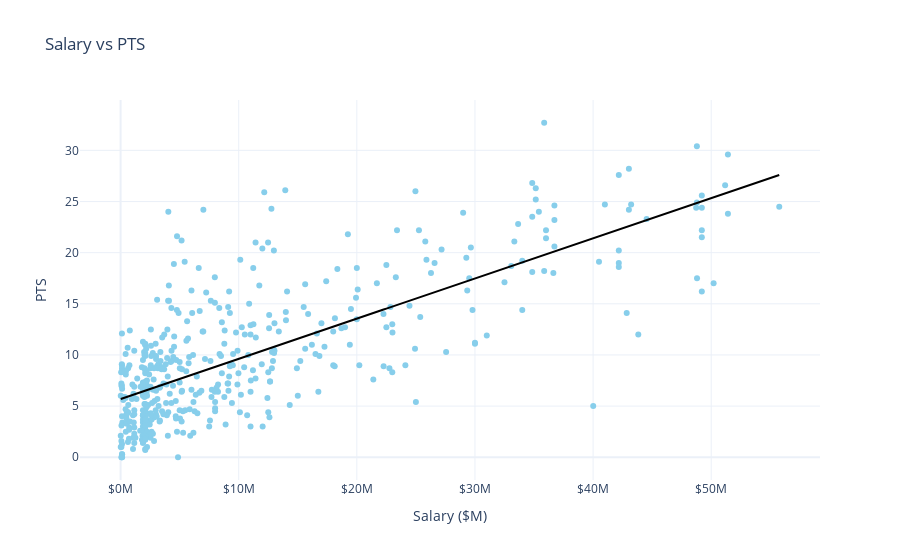
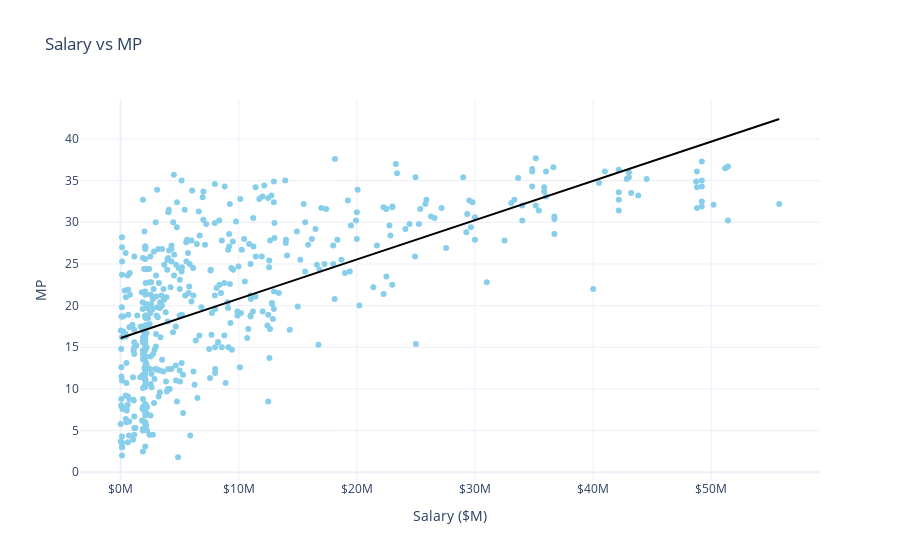
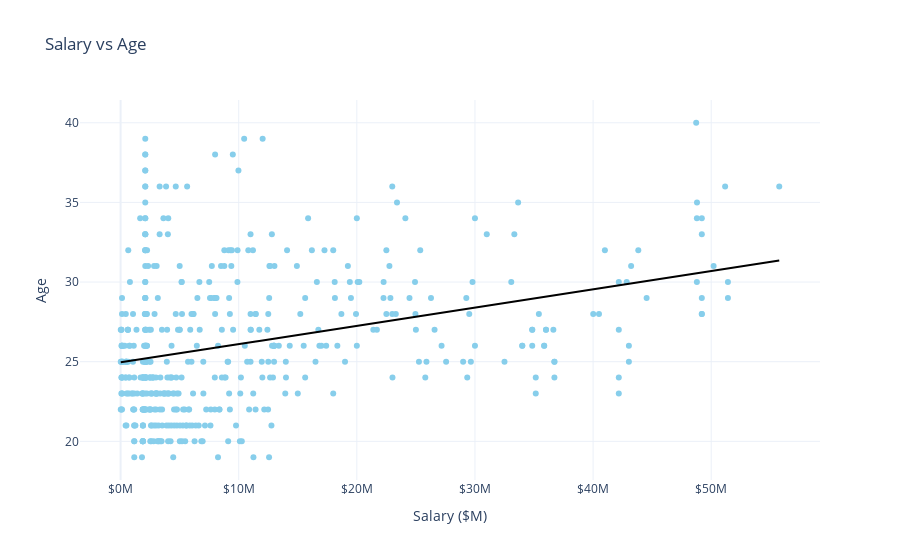

Source (notebook cell) for these figures, in order:
### Code cell
plot_salary_vs_stat('PTS')

plot_salary_vs_stat('MP')

plot_salary_vs_stat('Age')

### Figure 1 — Plotly figure (JSON) as saved in the notebook; plotly's stock layout.template omitted (floating-point values rounded to 4 significant figures; data arrays with more than 128 entries replaced by an {"elided": "..."} marker saying what was removed)
{"data": [{"customdata": {"elided": "487x1 str values"}, "hovertemplate": "Salary ($M)=%{x:.2f}<br>PTS=%{y}<br>Player=%{customdata[0]}<extra></extra>", "legendgroup": "", "marker": {"color": "skyblue", "symbol": "circle"}, "mode": "markers", "name": "", "orientation": "v", "showlegend": false, "type": "scatter", "x": {"elided": "487 float values"}, "xaxis": "x", "y": {"elided": "487 float values"}, "yaxis": "y"}, {"hovertemplate": "<b>OLS trendline</b><br>PTS = 0.392799 * Salary_M + 5.69307<br>R<sup>2</sup>=0.557225<br><br>Salary ($M)=%{x:.2f}<br>PTS=%{y} <b>(trend)</b><extra></extra>", "legendgroup": "", "line": {"color": "black"}, "marker": {"color": "skyblue", "symbol": "circle"}, "mode": "lines", "name": "", "showlegend": false, "type": "scatter", "x": {"elided": "487 float values"}, "xaxis": "x", "y": {"elided": "487 float values"}, "yaxis": "y"}], "layout": {"autosize": true, "legend": {"tracegroupgap": 0}, "title": {"text": "Salary vs PTS"}, "xaxis": {"anchor": "y", "autorange": true, "domain": [0, 1], "range": [-3.571, 59.34], "tickprefix": "$", "ticksuffix": "M", "title": {"text": "Salary ($M)"}, "type": "linear"}, "yaxis": {"anchor": "x", "autorange": true, "domain": [0, 1], "range": [-2.699, 35.4], "title": {"text": "PTS"}, "type": "linear"}}}

### Figure 2 — Plotly figure (JSON) as saved in the notebook; plotly's stock layout.template omitted (floating-point values rounded to 4 significant figures; data arrays with more than 128 entries replaced by an {"elided": "..."} marker saying what was removed)
{"data": [{"customdata": {"elided": "487x1 str values"}, "hovertemplate": "Salary ($M)=%{x:.2f}<br>MP=%{y}<br>Player=%{customdata[0]}<extra></extra>", "legendgroup": "", "marker": {"color": "skyblue", "symbol": "circle"}, "mode": "markers", "name": "", "orientation": "v", "showlegend": false, "type": "scatter", "x": {"elided": "487 float values"}, "xaxis": "x", "y": {"elided": "487 float values"}, "yaxis": "y"}, {"hovertemplate": "<b>OLS trendline</b><br>MP = 0.471341 * Salary_M + 16.1135<br>R<sup>2</sup>=0.425461<br><br>Salary ($M)=%{x:.2f}<br>MP=%{y} <b>(trend)</b><extra></extra>", "legendgroup": "", "line": {"color": "black"}, "marker": {"color": "skyblue", "symbol": "circle"}, "mode": "lines", "name": "", "showlegend": false, "type": "scatter", "x": {"elided": "487 float values"}, "xaxis": "x", "y": {"elided": "487 float values"}, "yaxis": "y"}], "layout": {"autosize": true, "legend": {"tracegroupgap": 0}, "title": {"text": "Salary vs MP"}, "xaxis": {"anchor": "y", "autorange": true, "domain": [0, 1], "range": [-3.571, 59.34], "tickprefix": "$", "ticksuffix": "M", "title": {"text": "Salary ($M)"}, "type": "linear"}, "yaxis": {"anchor": "x", "autorange": true, "domain": [0, 1], "range": [-1.471, 44.7], "title": {"text": "MP"}, "type": "linear"}}}

### Figure 3 — Plotly figure (JSON) as saved in the notebook; plotly's stock layout.template omitted (floating-point values rounded to 4 significant figures; data arrays with more than 128 entries replaced by an {"elided": "..."} marker saying what was removed)
{"data": [{"customdata": {"elided": "487x1 str values"}, "hovertemplate": "Salary ($M)=%{x:.2f}<br>Age=%{y}<br>Player=%{customdata[0]}<extra></extra>", "legendgroup": "", "marker": {"color": "skyblue", "symbol": "circle"}, "mode": "markers", "name": "", "orientation": "v", "showlegend": false, "type": "scatter", "x": {"elided": "487 float values"}, "xaxis": "x", "y": {"elided": "487 int values"}, "yaxis": "y"}, {"hovertemplate": "<b>OLS trendline</b><br>Age = 0.114555 * Salary_M + 24.9599<br>R<sup>2</sup>=0.107251<br><br>Salary ($M)=%{x:.2f}<br>Age=%{y} <b>(trend)</b><extra></extra>", "legendgroup": "", "line": {"color": "black"}, "marker": {"color": "skyblue", "symbol": "circle"}, "mode": "lines", "name": "", "showlegend": false, "type": "scatter", "x": {"elided": "487 float values"}, "xaxis": "x", "y": {"elided": "487 float values"}, "yaxis": "y"}], "layout": {"autosize": true, "legend": {"tracegroupgap": 0}, "title": {"text": "Salary vs Age"}, "xaxis": {"anchor": "y", "autorange": true, "domain": [0, 1], "range": [-3.571, 59.34], "tickprefix": "$", "ticksuffix": "M", "title": {"text": "Salary ($M)"}, "type": "linear"}, "yaxis": {"anchor": "x", "autorange": true, "domain": [0, 1], "range": [17.27, 41.73], "title": {"text": "Age"}, "type": "linear"}}}
